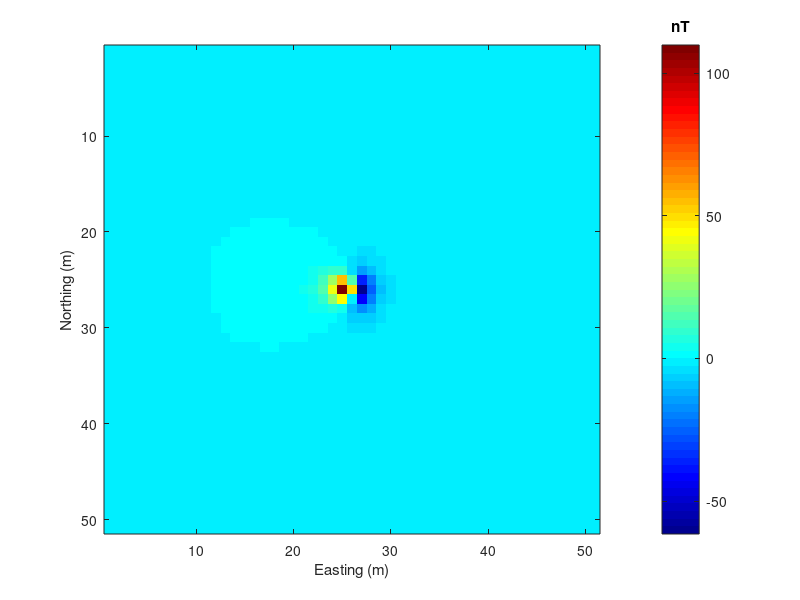

This figure's MATLAB source: (Note: this script raises an error after producing the figure.)
clc
clear
%% input

miu_0 = 4 * pi * (1e-7);
a = 0.1; 
L = 0.4;
gama = 90;
theta = 0;
phi = -5;
b_0 = 55000;
I = 70;
D = 3.5;
X = 0:1:50; 
Y = 0:1:50;
Z = 0;
x_0 = 25; 
y_0 = 25;
z_0 = 1.5;

%%

phi = phi*(pi/180);
gama = gama*(pi/180);
theta = theta*(pi/180);
D = D*(pi/180);
I = I*(pi/180);
b_0 = b_0 .* [cos(I)*cos(D);cos(I)*sin(D);sin(I)];
%% 计算体积和横纵轴比

e = L/a;%a < L
V = (4 * pi * L*a^2)/3;
%% 计算欧拉旋转角

A = [cos(gama)*cos(phi),-cos(gama)*sin(phi),-sin(gama)
    sin(theta)*sin(gama)*cos(phi)+cos(theta)*sin(phi),-sin(theta)*sin(gama)*sin(phi)+cos(theta)*sin(phi),sin(theta)*cos(gama)
    cos(theta)*sin(gama)*cos(phi)-sin(theta)*sin(phi),-cos(theta)*sin(gama)*sin(phi)-sin(theta)*cos(gama),cos(theta)*cos(gama)];
 %% 计算有效磁化率矩阵

E = log(e - sqrt(e^2 - 1))/sqrt(e^2 - 1);
alpha_1 = (e * (e + E))/(e ^ 2 - 1); 
alpha_3 = (-2 * e * (e^(-1) + E))./(e^2 - 1);
alpha_2 = (e * (e + E))/(e^2 - 1); 
X_1 = 2/alpha_1;
X_2 = 2/alpha_2; 
X_3 = 2/alpha_3;

v = [X_1 X_2 X_3];
X_d = diag(v);

%% 计算总磁偶极矩
m_i = (V./miu_0) * A' * X_d * A * b_0;

m = m_i;
%%

[X_0,Y_0]=meshgrid(X,Y);
miu_0 = 4 * pi * 10 ^ (-7);
R=cell(length(X_0),length(Y_0));

igrf1 = [cos(I)*cos(D);cos(I)*sin(D);sin(I)];
igrf = cell(length(X_0),length(X_0));



m1 = cell(length(X_0),length(Y_0));
for i=1:length(X_0)
    for j=1:length(Y_0)
        igrf{i,j} = igrf1;
        m1{i,j} = m;
        R{i,j}=[X_0(i,j)-x_0;Y_0(i,j)-y_0;Z-z_0];
        RR(i,j) = norm(R{i,j});
        temp1(i,j) = miu_0./(4 * pi * RR(i,j) ^ 3);
        temp2(i,j) = 3./RR(i,j).^2;
        temp3(i,j) = dot(R{i,j},m1{i,j});
        temp4{i,j} = temp3(i,j) * R{i,j};
        temp5{i,j} = temp2(i,j) * temp4{i,j} - m1{i,j};
        b{i,j} = temp1(i,j).*temp5{i,j};
        %%
         %F1{i,j} = igrf{i,j}.*b{i,j};
         %T(i,j)=norm(F1{i,j});
         %F(i,j) = dot(igrf{i,j},b{i,j});
         %T(i,j) = F(i,j);
           F1(i,j) = igrf{i,j}'*b{i,j};
%          
%             if F1{i,j}(3)>0
%                 T1(i,j)=norm(F1{i,j});
%             else
%                 T1(i,j)=-norm(F1{i,j});
%         end
    end
end
%T_noise = awgn(F1,2);
figure(1)
% contourf(F1,30);
imagesc(F1)
colorbar
colormap('jet');
xlabel('Easting (m)');
ylabel('Northing (m)');
h=colorbar;
set(get(h,'Title'),'string','nT');
figure(2)
plot(T_noise(32,:));

%caxis([-40 100]);
% save('F1.mat','F1')

